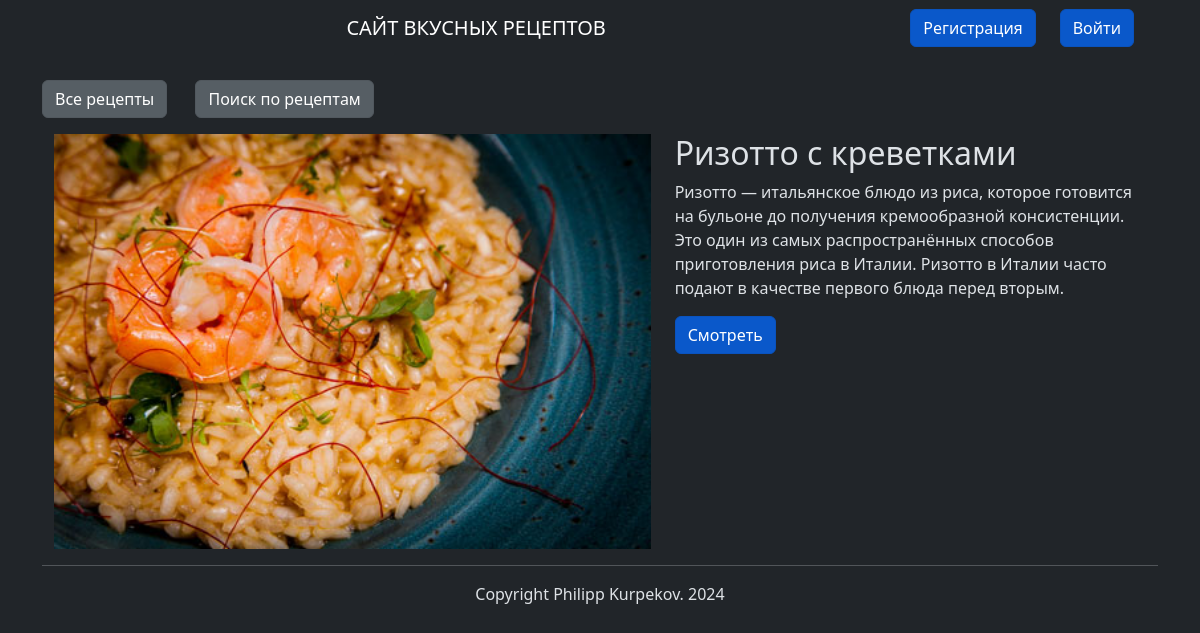
The page / on the database its author committed.
### recipes/models.py (models this page shows, shortened)
class Recipe(models.Model):
    title = models.CharField(max_length=200, unique=True,
                             verbose_name="Название рецепта")
    author = models.ForeignKey(User, on_delete=models.CASCADE,
                               verbose_name="Автор рецепта")
    description = models.TextField(default="",
                                   verbose_name="Краткое описание")
    cooking_steps = models.TextField(default="",
                                     verbose_name="Шаги приготовления")
    ingredients = models.ManyToManyField(Ingredients,
                                         verbose_name="Ингридиенты")
    category = models.ManyToManyField(Category,
                                      verbose_name="Категория")
    cooking_time = models.IntegerField(default=0,
                                       verbose_name="Время готовки")
    picture = models.ImageField(null=True, blank=True, upload_to="recipes_img/", verbose_name='Изображение')
    views = models.IntegerField(default=0,
                                verbose_name="Количество просмотров")
    date_of_creation = models.DateTimeField(auto_now_add=True,
                                            verbose_name="Время создания")
    date_of_update = models.DateTimeField(auto_now=True,
                                          verbose_name="Обновлено")

### recipes/views.py (the view)
# urls.py: path('', views.index, name='index'),
def index(request):
    max_carussel_len = 5
    pk_lst = Recipe.objects.exclude(picture__exact='').values_list('id', flat=True)
    if len(pk_lst) <= max_carussel_len:
        pk_rnd = pk_lst
    else:
        pk_rnd = choices(pk_lst, k=5)
    recipes_carussel = {}
    for k, i in enumerate(pk_rnd):
        recipes_carussel[f'set{k}'] = Recipe.objects.filter(pk=i)
    return render(request,
                  'recipes/index.html', {'recipes_carussel': recipes_carussel})

### recipes/templates/recipes/index.html (shortened to what this page needs)
{% extends "recipes/base.html" %}
{% load static %}
{% block content %}
<section class="al mt-3">
    <div class="container justify-content-center">
        <div id="carousel" class="carousel slide" data-bs-ride="carousel">
            <div class="carousel-inner">
                {% for key,value in recipes_carussel.items %}
                {% for recipe in value %}
                {% if key == 'set0' %}
                <div class="carousel-item active" data-bs-interval="1000">
                    {% else %}
                    <div class="carousel-item" data-bs-interval="2000">
                        {% endif %}
                        <div class="container">
                            <div class="row">
                                <div class="col">
                                    <img src="{{ recipe.picture.url }}"
                                         class="d-block " height="415px">
                                </div>
                                <div class="col">
                                    <h2>{{ recipe.title }}</h2>
                                    <p class="card-text">{{ recipe.description }}</p>
                                    <a href="{% url 'recipes:recipe_full' recipe_id=recipe.pk %}"
                                       class="btn btn-primary active me-4 "
                                       role="button"
                                       aria-pressed="true"> Смотреть </a>
                                </div>
                            </div>
                        </div>
                    </div>
                    {% endfor %}
                    {% endfor %}
                </div>
            </div>
        </div>
</section>
{% endblock %}

### rows shown on the page
Recipe: picture (picture), title "Ризотто с креветками", description "Ризотто — итальянское блюдо из риса, которое готовится на бульоне до получения кремообразной консистенции. Это один из самых распространённых способов приготовления риса в Италии. Ризотто в Италии часто подают в качестве первого блюда перед вторым."
